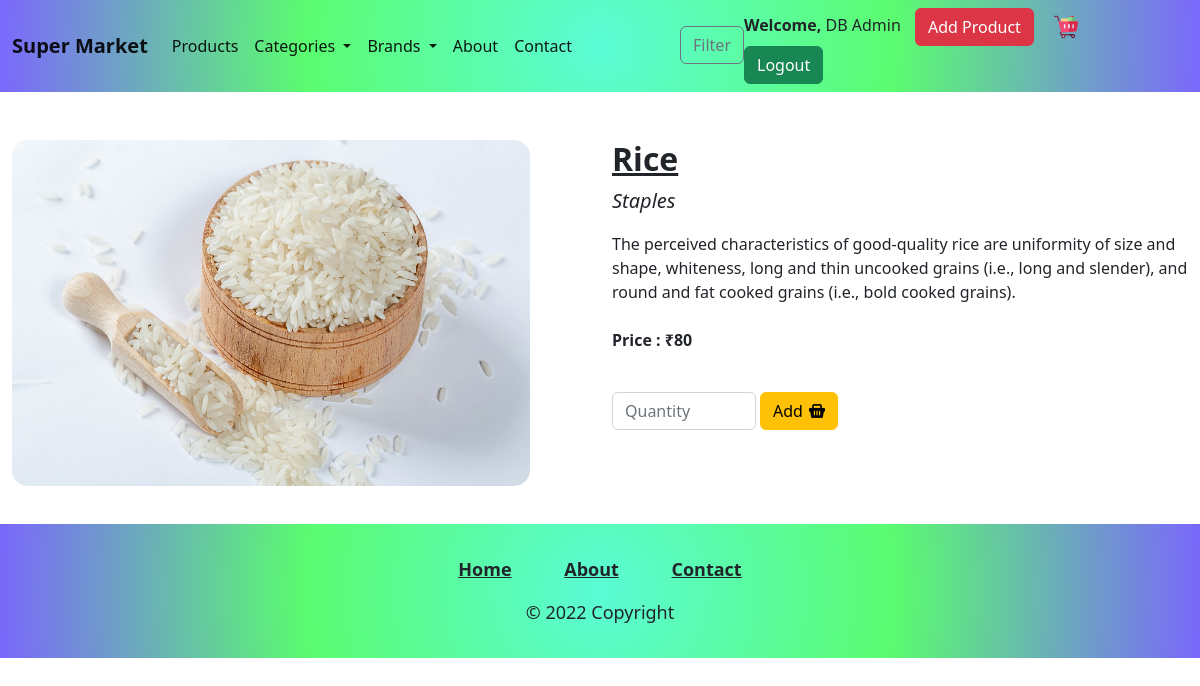
The page /product_desc.php?id=1 (signed in) on the database its author committed.
### tables this page shows
CREATE TABLE `products` (
  `id` int(11) NOT NULL,
  `name` varchar(255) NOT NULL,
  `description` varchar(255) NOT NULL,
  `category` varchar(255) NOT NULL,
  `brand` varchar(255) NOT NULL,
  `price` int(11) NOT NULL,
  `img_path` varchar(255) NOT NULL
);

### product_desc.php (the view, shortened to what this page needs)
<!DOCTYPE html>
<html lang="en">
<head>
    <link href="https://cdn.jsdelivr.net/npm/bootstrap@5.2.1/dist/css/bootstrap.min.css" rel="stylesheet">
    <link rel="stylesheet" href="assets/css/style.css">
    <link rel="stylesheet" href="assets/css/home.css">
</head>
<body>
    <?php include 'includes/login-navbar.php' ?>
    <div class="container-fluid mt-5">
        <div class="row">
            <?php
            $id = $_GET['id'];
            $query = "SELECT * FROM products WHERE id='$id'";
            $result = mysqli_query($con, $query) or die($mysqli_error($con));
            ?>
            <?php
            $row = mysqli_fetch_assoc($result);
            ?>
            <div class="col-sm-6 ">
                <img src="<?php echo $row['img_path']; ?>" class="img-fluid rounded-4" style="height: 90%;">
            </div>
            <div class="col-sm-6">
                <h2 class="text-decoration-underline fw-bold"><?php echo $row['name'] ?></h2>
                <p class="mb-3" style="font-style: italic; font-size: 20px;"><?php echo $row['category']; ?></p>
                <p class="mb-4"><?php echo $row['description']; ?></p>
                <p class="fw-bold">Price : ₹<?php echo $row['price']; ?></p>
                <div class="card-body">
                    <div class="row">
                        <form id="addtocart" method="POST" action="ccart_script.php" class="d-flex justify-content-start mt-4">
                            <div class="col-sm-3 m-0 p-0 me-1">
                                <input type="number" min="1" max="100" class="form-control" name="amount" placeholder="Quantity" aria-describedby="basic-addon1" required>
                            </div>
                            <div class="col-sm-2 m-0 p-0">
                                <button form="addtocart" name="add" value="<?php echo $row['id']; ?>" class="btn btn-warning">Add <img style="margin-left: 2px; margin-bottom: 4px;" src="assets/img/icons/tool.png" alt=""></button>
                            </div>
                            <div class="col-sm-6"></div>
                        </form>
                    </div>
                </div>
            </div>
        </div>
    </div>
    <?php include 'includes/login-footer.php' ?>
</body>
</html>

### includes/login-navbar.php (shortened to what this page needs)
<nav class="navbar navbar-expand-lg sticky-top" style="background: radial-gradient(circle, rgba(63,251,208,0.8519782913165266) 0%, rgba(67,252,91,0.8715861344537815) 49%, rgba(94,70,252,0.8211659663865546) 100%);">
    <div class="container-fluid">
        <a class="navbar-brand fw-bold" href="index.php">Super Market</a>
        <div class="collapse navbar-collapse" id="navbarSupportedContent">
            <ul class="navbar-nav me-auto mb-2 mb-lg-0">
                <li class="nav-item">
                    <a class="nav-link active" aria-current="page" href="./products.php">Products</a>
                </li>
                <li class="nav-item dropdown">
                    <a class="nav-link active dropdown-toggle" href="#" role="button" data-bs-toggle="dropdown" aria-expanded="false">
                        Categories
                    </a>
                </li>
                <li class="nav-item dropdown">
                    <a class="nav-link active dropdown-toggle" href="#" role="button" data-bs-toggle="dropdown" aria-expanded="false">
                        Brands
                    </a>
                </li>
                <li class="nav-item">
                    <a class="nav-link active" href="./about.php">About</a>
                </li>
                <li class="nav-item">
                    <a class="nav-link active" href="./contact.php">Contact</a>
                </li>
                <li style="margin-left: 100px">
                    <button type="button" class="btn btn-outline-secondary" data-bs-toggle="modal" data-bs-target="#filter">
                        Filter
                    </button>
                </li>
            </ul>
            <?php
            if (isset($_SESSION["email"])) {
                if ($_SESSION["email"] == 'supermarketadmin@admin.com') {
            ?>
                    <div class="justify-content-end">
                        <p style="display: inline; margin-right: 10px;"><span class="fw-bold">Welcome, </span> <?php echo $_SESSION['name']; ?></p>
                        <a href="./add_product.php" class="btn btn-danger me-3">Add Product</a>
                        <a href="./ccart.php" class="me-3" title="Cart"><img src="assets/img/icons/trolley.png" alt=""></a>
                        <a href="./logout_script.php" class="btn btn-success me-3">Logout</a>
                    </div>
                <?php
                }
            }
            ?>
        </div>
    </div>
</nav>

### includes/login-footer.php
<footer id="footer" class="bg-light text-center text-lg-start">
    <div class="text-center p-3" id="Footer">
        <div class="row justify-content-center">
            <div class="col-md-12 text-center">
                <p class="menu fw-bold p-3 pb-0">
                    <a href="./index.php" class="text-dark pe-4">Home</a>
                    <a href="./about.php" class="text-dark ps-4 pe-4">About</a>
                    <a href="./contact.php" class="text-dark ps-4">Contact</a>
                </p>
            </div>
        </div>
        <p> © <?php echo date("Y"); ?> Copyright </p>
    </div>
</footer>

### assets/css/style.css (style rules this page uses)
#Footer { background: radial-gradient( circle, rgba(63, 251, 208, 0.8519782913165266) 0%, rgba(67, 252, 91, 0.8715861344537815) 49%, rgba(94, 70, 252, 0.8211659663865546) 100% ); }
#Footer p { font-size: 18px; }
.dropdown { position: relative; display: inline-block; }

### rows shown on the page
products: img_path (picture), name "Rice", category "Staples", description "The perceived characteristics of good-quality rice are uniformity of size and shape, whiteness, long and thin uncooked grains (i.e., long and slender), and round and fat cooked grains (i.e., bold cooked grains).", price "80"

### other values the page prints
$_SESSION['name'] "DB Admin"
